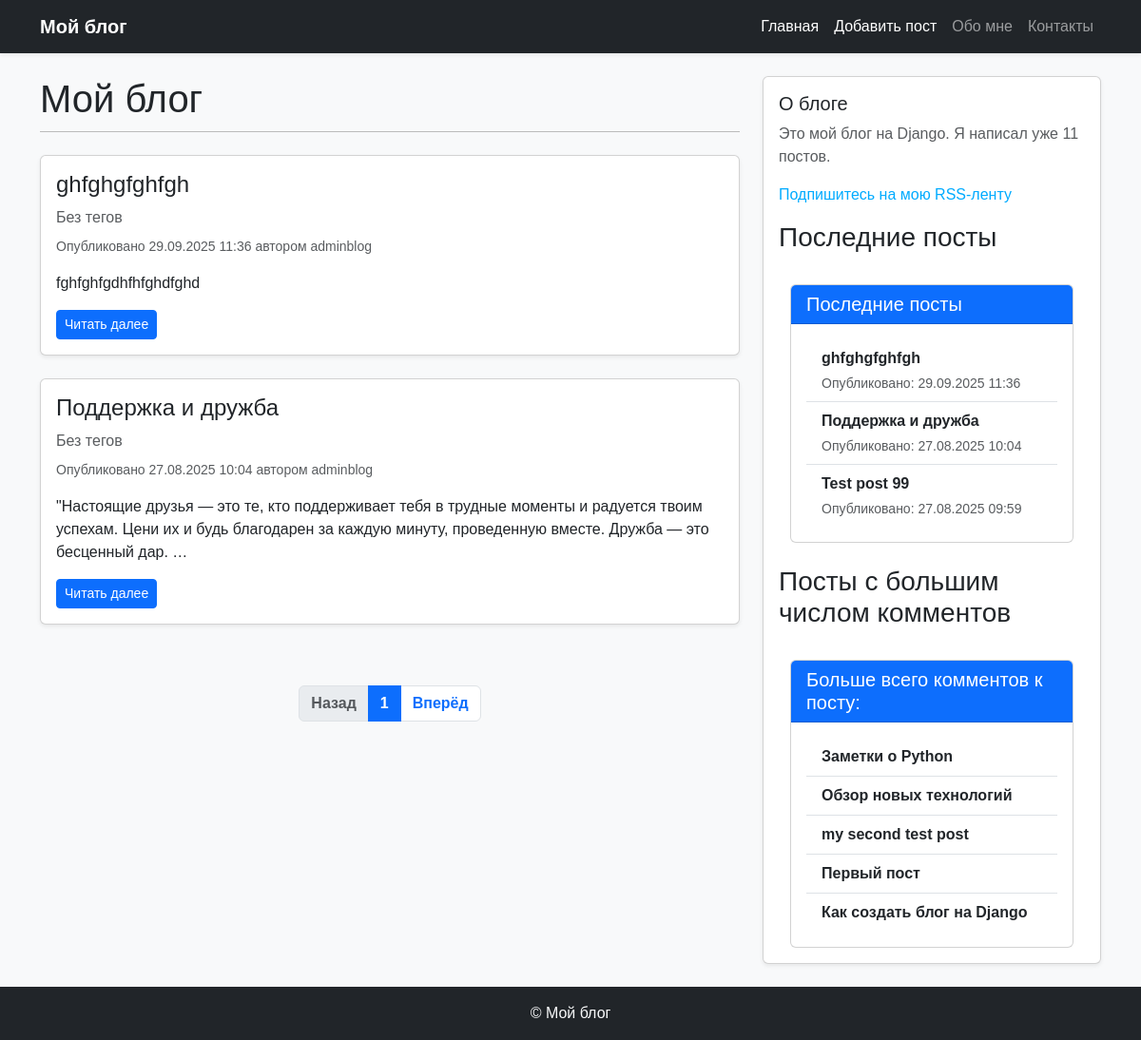
The page /blog/ on the database as committed earlier.
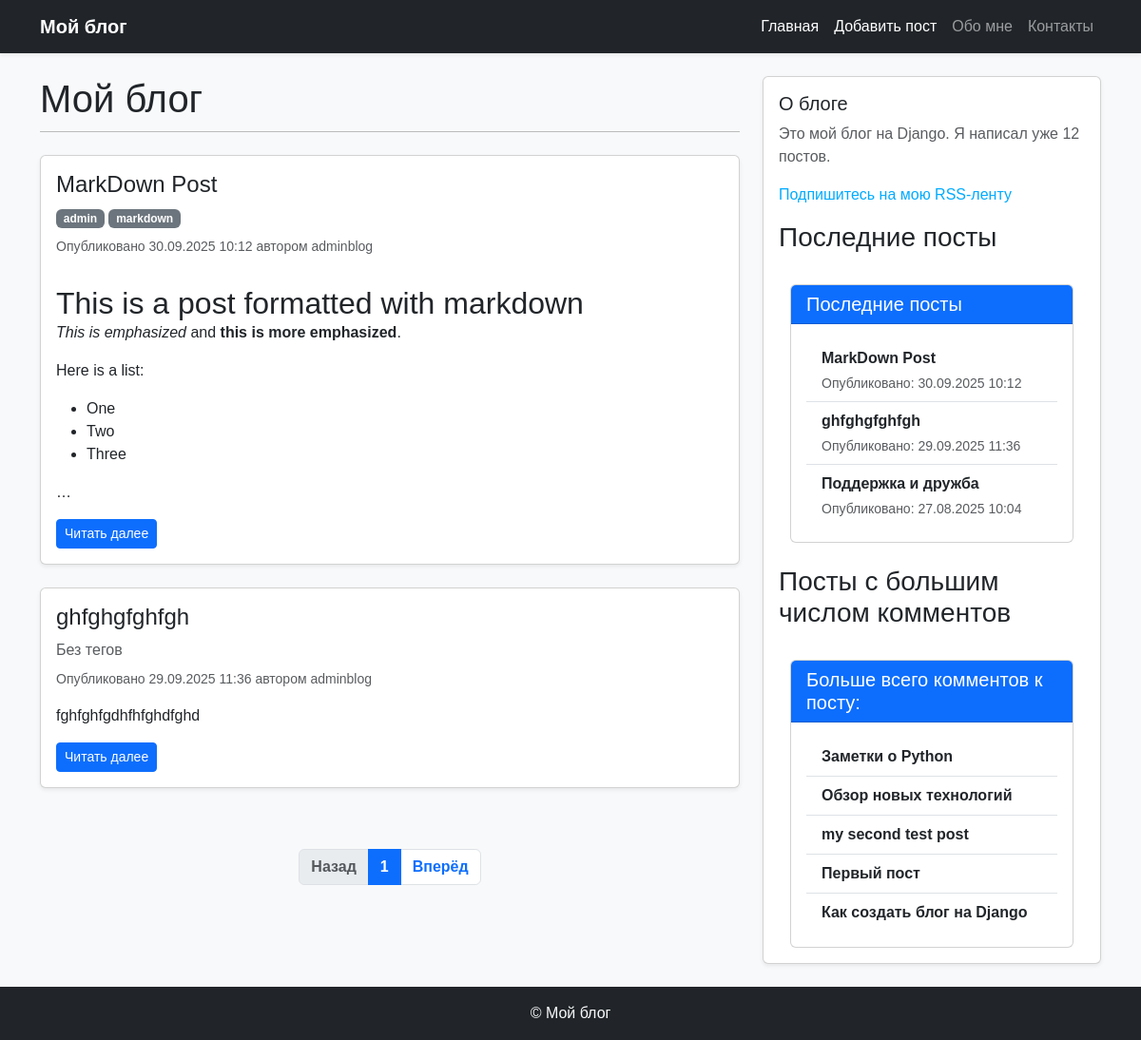
The same page on the database as committed later.
### blog/models.py (models this page shows, shortened)
class Post(models.Model):
    class Status(models.TextChoices):
        DRAFT = 'DF', 'Draft'
        PUBLISHED = 'PB', 'Published'
    title = models.CharField(max_length=50, verbose_name='название')
    slug = models.SlugField(max_length=50, unique_for_date='publish', verbose_name='слаг')
    body = models.TextField(verbose_name='содержание')
    publish = models.DateTimeField(default=timezone.now, verbose_name='дата публикации')
    created = models.DateTimeField(auto_now_add=True, verbose_name='создан')
    updated = models.DateTimeField(auto_now=True, verbose_name='обновлен')
    status = models.CharField(max_length=2, choices=Status.choices, default=Status.DRAFT, verbose_name='статус')
    author = models.ForeignKey(User, on_delete=models.CASCADE, related_name='blog_posts', verbose_name='автор')
    objects = models.Manager()
    published = PublishManager()
    tags = TaggableManager()
    class Meta:
        ordering = ['-publish']
        verbose_name = 'пост'
        verbose_name_plural = 'посты'
        indexes = [
            models.Index(fields=['-publish']),
        ]
    def get_absolute_url(self):
        return reverse('blog:post_detail',
                       args=[
                            self.publish.year,
                            self.publish.month,
                            self.publish.day,
                            self.slug
                        ])

### blog/views.py (the view)
# urls.py: path('blog/', posts_list, name='posts_list'),
def posts_list(request, tag_slug=None):
    post_list = Post.published.all()
    tag = None
    if tag_slug:
        tag = get_object_or_404(Tag, slug=tag_slug)
        post_list = post_list.filter(tags__in=[tag])
    paginator = Paginator(post_list, 2)
    page_number = request.GET.get('page', 1)
    try:
        posts = paginator.page(page_number)
    except PageNotAnInteger:
        posts = paginator.page(1)
    except EmptyPage:
        posts = paginator.page(paginator.num_pages)
    context = {
        'posts': posts,
        'tag':tag,
        'title': 'Опубликованные статьи',
    }
    return render(request, 'blog/post/posts_list.html', context=context)

### blog/models.py (called while the page is built)
    def get_queryset(self):
        return super().get_queryset().filter(status=Post.Status.PUBLISHED)

### blog/templatetags/blog_tags.py (called while the page is built)
@register.simple_tag
def total_posts():
    return Post.published.count()

@register.inclusion_tag('blog/post/latest_posts.html')
def show_latest_posts(count=5):
    latest_posts = Post.published.order_by('-publish')[:count]
    return {'latest_posts':latest_posts}

@register.simple_tag
def get_most_commented_posts(count=5):
    return Post.published.annotate(
        total_comments=Count('comments')
    ).order_by('-total_comments')[:count]

@register.filter(name='markdown')
def markdown_format(text):
    return mark_safe(markdown.markdown(text))

### blog/templates/blog/post/posts_list.html (shortened to what this page needs)
{% extends "blog/base.html" %}
{% load blog_tags %}
{% block content %}
  <h1 class="mb-4">Мой блог</h1>
  <div class="row">
    {% for post in posts %}
      <div class="col-12 mb-4">
        <div class="card shadow-sm h-100">
          <div class="card-body">
            <h2 class="card-title h4">
              <a href="{{ post.get_absolute_url }}" class="text-decoration-none text-dark">
                {{ post.title }}
              </a>
            </h2>
            <p class="mb-2">
              {% for tag in post.tags.all %}
                <a href="{% url 'blog:posts_list_by_tag' tag.slug %}" class="badge bg-secondary text-decoration-none">
                  {{ tag.name }}
                </a>
              {% empty %}
                <span class="text-muted">Без тегов</span>
              {% endfor %}
            </p>
            <p class="text-muted small">
              Опубликовано {{post.publish|date:"d.m.Y H:i"}} автором {{post.author}}
            </p>
            <p class="card-text">
              {{ post.body|markdown|truncatewords_html:30 }}
            </p>
            <a href="{{ post.get_absolute_url }}" class="btn btn-primary btn-sm">Читать далее</a>
          </div>
        </div>
      </div>
    {% empty %}
      <p class="text-muted">Постов пока нет.</p>
    {% endfor %}
  </div>
  {% include "pagination.html" with page=posts %}
{% endblock %}

### blog/templates/blog/base.html (shortened to what this page needs)
{% load blog_tags %}
{% load static %}
<!DOCTYPE html>
<html lang="ru">
<head>
  <link rel="stylesheet" href="https://cdn.jsdelivr.net/npm/bootstrap@5.3.2/dist/css/bootstrap.min.css">
  <link href="{% static 'css/blog.css' %}" rel="stylesheet">
</head>
<body class="bg-light">
  <nav class="navbar navbar-expand-lg navbar-dark bg-dark shadow-sm">
    <div class="container">
      <a class="navbar-brand fw-bold" href="{% url 'blog:posts_list' %}">Мой блог</a>
      <div class="collapse navbar-collapse" id="navbarContent">
        <ul class="navbar-nav ms-auto">
          <li class="nav-item"><a class="nav-link active" href="{% url 'blog:index' %}">Главная</a></li>
          <li class="nav-item"><a class="nav-link active" href="{% url 'blog:post_create' %}">Добавить пост</a></li>
          <li class="nav-item"><a class="nav-link" href="#">Обо мне</a></li>
          <li class="nav-item"><a class="nav-link" href="#">Контакты</a></li>
        </ul>
      </div>
    </div>
  </nav>
  <div class="container mt-4">
    <div class="row">
      <main class="col-md-8 mb-4">
        {% block content %}{% endblock %}
      </main>
      <aside class="col-md-4">
        <div class="card shadow-sm p-3">
          <h2 class="h5">О блоге</h2>
          <p class="text-muted">
            Это мой блог на Django.
            Я написал уже {% total_posts %} постов.
          </p>
          <p>
           <a href="{% url 'blog:post_feed' %}">
             Подпишитесь на мою RSS-ленту
           </a>
          </p>
          <h3>Последние посты</h3>
            {% show_latest_posts 3 %}
          <br>
          <h3>Посты с большим числом комментов</h3>
          <div class="container mt-4">
            <div class="card">
              <div class="card-header bg-primary text-white">
                <h5 class="mb-0">Больше всего комментов к посту:</h5>
              </div>
              {% get_most_commented_posts as most_commented_posts %}
              <div class="card-body">
                <ul class="list-group list-group-flush">
                  {% for post in most_commented_posts %}
                  <li class="list-group-item">
                    <a href="{{ post.get_absolute_url }}" class="text-decoration-none fw-bold text-dark">{{ post.title }}</a>
                  </li>
                  {% endfor %}
                </ul>
              </div>
            </div>
          </div>
        </div>
      </aside>
    </div>
  </div>
  <footer class="bg-dark text-light text-center py-3 mt-4">
    <p class="mb-0">&copy; {{ now|date:"Y" }} Мой блог</p>
  </footer>
</body>
</html>

### blog/templates/blog/post/latest_posts.html
<div class="container mt-4">
  <div class="card">
    <div class="card-header bg-primary text-white">
      <h5 class="mb-0">Последние посты</h5>
    </div>
    <div class="card-body">
      <ul class="list-group list-group-flush">
        {% for post in latest_posts %}
        <li class="list-group-item">
          <a href="{{ post.get_absolute_url }}" class="text-decoration-none fw-bold text-dark">
            {{ post.title }}
          </a>
          <div class="text-muted small mt-1">
            Опубликовано: {{ post.publish|date:"d.m.Y H:i" }}
          </div>
        </li>
        {% endfor %}
      </ul>
    </div>
  </div>
</div>

Rows that differ between the two databases and show on the page:
no longer on this page (row unchanged): Post: title "Test post 99", publish "27.08.2025 09:59", shown under "Последние посты"
no longer on one of the page's lists (row unchanged): Post: title "Поддержка и дружба", publish "27.08.2025 10:04", author "adminblog", body "\"Настоящие друзья — это те, кто поддерживает тебя в трудные моменты и радуется твоим успехам. Цени их и будь благодарен за каждую минуту, проведенную вместе. Дружба — это бесценный дар. …"
added Post: title "MarkDown Post", publish "30.09.2025 10:12", author "adminblog", body "This is a post formatted with markdown This is emphasized and this is more emphasized . Here is a list: One Two Three …"
now on this page (row unchanged): Tag: name "admin"
added Tag: name "markdown"
Other text that changed with them:
text no longer shown: "11"
text now shown: "12"
